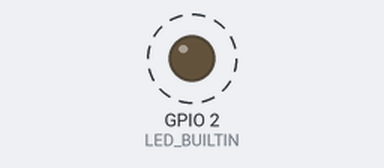
Recording of a sketch running on a simulated ESP32. Shown: output pins drawn as LEDs (lit = HIGH). Dashed ring = blinking. What the sketch prints to the serial monitor is not drawn.

Above: at 0.2 s.
Timing chart, 0 to 3.0 s (numbered marks = the images above):
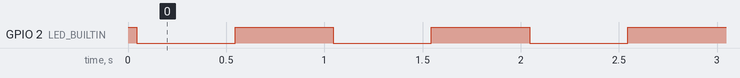

The sketch:

NRF54_Test.ino
```cpp
/**
 * RANGER — Next-Gen Wearable Hardware Validation (Seeed XIAO nRF54L15)
 *
 * Hardware Target: Nordic Semiconductor nRF54L15 (Arm Cortex-M33 @ 128MHz, BLE 5.4)
 *
 * Verification Scope:
 *   1. System Clock & High-Speed USB Serial CDC (115200 baud).
 *   2. Onboard Status LED GPIO output toggling.
 *   3. Fast-Mode I2C Bus Scan (400 kHz) for MPU9250 / MPU6050, BMP280 / BMP388, and MAX30102.
 */

#include <Arduino.h>
#include <Wire.h>

#ifndef LED_BUILTIN
#define LED_BUILTIN 26
#endif

#define I2C_CLOCK_SPEED 400000

void scanI2CBus() {
    Serial.println(F("[I2C] Scanning bus at 400 kHz..."));
    uint8_t devicesFound = 0;

    for (uint8_t addr = 1; addr < 127; addr++) {
        Wire.beginTransmission(addr);
        uint8_t error = Wire.endTransmission();

        if (error == 0) {
            Serial.printf("  -> Device detected at 0x%02X: ", addr);
            switch (addr) {
                case 0x68:
                    Serial.println(F("MPU6050 / MPU9250 6/9-DoF IMU"));
                    break;
                case 0x0C:
                    Serial.println(F("AK8963 Magnetometer (MPU9250 auxiliary)"));
                    break;
                case 0x76:
                case 0x77:
                    Serial.println(F("BMP280 / BMP388 Barometric Altimeter"));
                    break;
                case 0x57:
                    Serial.println(F("MAX30102 / MAX30100 Biometric PPG Sensor"));
                    break;
                default:
                    Serial.println(F("Generic I2C Peripheral"));
                    break;
            }
            devicesFound++;
        }
    }

    if (devicesFound == 0) {
        Serial.println(F("[I2C] Warning: No I2C devices acknowledged. Check pull-ups & wiring."));
    } else {
        Serial.printf("[I2C] Scan complete: %u device(s) online.\n", devicesFound);
    }
}

void setup() {
    pinMode(LED_BUILTIN, OUTPUT);
    digitalWrite(LED_BUILTIN, HIGH);

    Serial.begin(115200);
    uint32_t startMs = millis();
    while (!Serial && (millis() - startMs < 3000)) {
        delay(10);
    }

    Serial.println();
    Serial.println(F("=================================================="));
    Serial.println(F("  RANGER — XIAO nRF54L15 Hardware Diagnostics    "));
    Serial.println(F("  Core: Arm Cortex-M33 | Protocol: BLE 5.4 Ready  "));
    Serial.println(F("=================================================="));

    Wire.begin();
    Wire.setClock(I2C_CLOCK_SPEED);

    scanI2CBus();
    Serial.println(F("[SYS] Diagnostics complete. Entering heartbeat loop.\n"));
}

void loop() {
    // Heartbeat LED Blink (1 Hz)
    digitalWrite(LED_BUILTIN, LOW);
    delay(500);
    digitalWrite(LED_BUILTIN, HIGH);
    delay(500);
}
```

Measured:
- by itself, GPIO 2 (LED_BUILTIN): alternates HIGH for 0.50 s and LOW for 0.50 s
